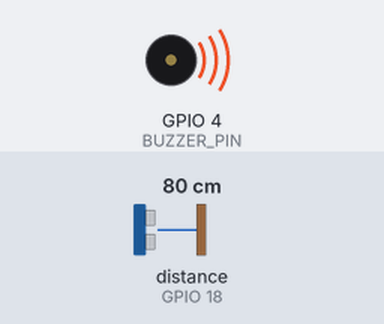
This sketch was run on a simulated ESP32. On the bench: buzzer (waves = sounding, pin HIGH). Wiring (inferred from the names in the program): ultrasonic range finder: trigger GPIO 5; echo GPIO 18. The test bench sets the inputs (shaded band); at power-on: distance to the obstacle (sensor on GPIO 18) 80 cm. The echo pulse lasts 58.3 µs per cm; WiFi joins after 1.5 s; servers stay silent unless stated; no MQTT or app messages arrive unless stated; pins used as bus, display or sensor lines are not drawn; what the sketch prints to the serial monitor is not drawn.

Above: at 2.7 s.
2.8 s: distance to the obstacle (sensor on GPIO 18) set to 2 cm
At 6.9 s:
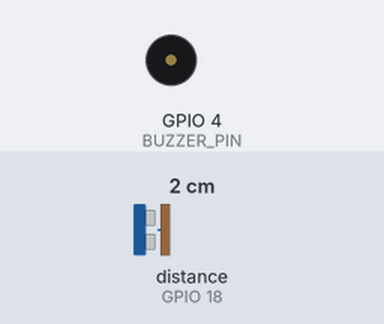
14.0 s: distance to the obstacle (sensor on GPIO 18) set to 27 cm
22.0 s: distance to the obstacle (sensor on GPIO 18) set to 33 cm
At 25.9 s:
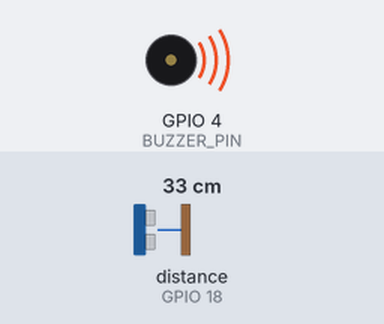
34.0 s: distance to the obstacle (sensor on GPIO 18) set to 4 cm
At 38.3 s:
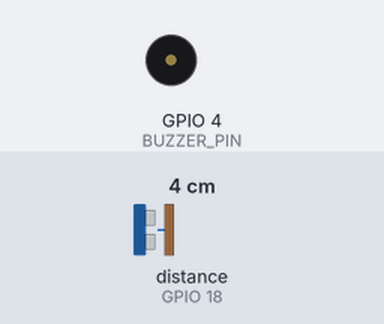
42.0 s: distance to the obstacle (sensor on GPIO 18) set to 35 cm
At 44.2 s:
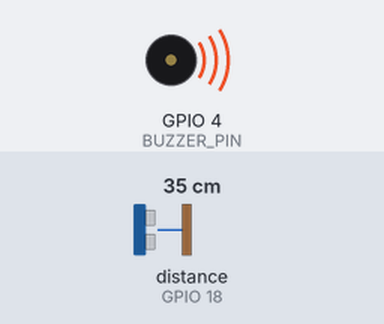
Timing chart, 0 to 53.1 s (numbered marks = the images above; inputs shaded):
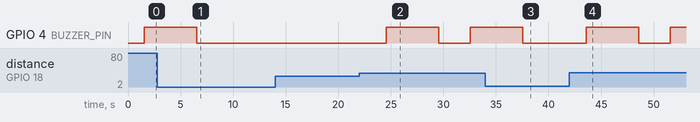

The sketch:

sensor_ultrassonico.ino
```cpp
#include <WiFi.h>
#include <PubSubClient.h>
#include <math.h>

// --- WIFI/MQTT ---
const char* ssid = "IFNMG-VISITANTES";
const char* password = "visitante";
const char* mqtt_server = "192.168.18.234";

// --- HC-SR04 ---
#define TRIG_PIN 5
#define ECHO_PIN 18

// --- BUZZER ---
#define BUZZER_PIN 4

// --- MQTT ---
WiFiClient espClient;
PubSubClient client(espClient);

void conectarWiFi() {
  Serial.print("Conectando-se ao WiFi ");
  Serial.println(ssid);

  WiFi.begin(ssid, password);
  while (WiFi.status() != WL_CONNECTED) {
    delay(500);
    Serial.print(".");
  }

  Serial.println("\nWiFi conectado!");
  Serial.print("IP: ");
  Serial.println(WiFi.localIP());
}

void conectarMQTT() {
  while (!client.connected()) {
    Serial.print("Conectando ao broker MQTT...");
    if (client.connect("ESP32_ULTRASONICO_BUZZ")) {
      Serial.println(" conectado!");
    } else {
      Serial.print(" falhou, rc=");
      Serial.print(client.state());
      Serial.println(" tentando novamente em 5s...");
      delay(5000);
    }
  }
}

// Retorna distância em cm (ou NAN se falhar)
float lerDistanciaCM() {
  digitalWrite(TRIG_PIN, LOW);
  delayMicroseconds(2);

  digitalWrite(TRIG_PIN, HIGH);
  delayMicroseconds(10);
  digitalWrite(TRIG_PIN, LOW);

  unsigned long duracao = pulseIn(ECHO_PIN, HIGH, 30000);
  if (duracao == 0) return NAN;

  return (duracao * 0.0343f) / 2.0f;
}

// Bip curto (evita ficar apitando contínuo)
void beepCurto() {
  digitalWrite(BUZZER_PIN, HIGH);
  delay(5000);
  digitalWrite(BUZZER_PIN, LOW);
}

void setup() {
  Serial.begin(115200);

  pinMode(TRIG_PIN, OUTPUT);
  pinMode(ECHO_PIN, INPUT);

  pinMode(BUZZER_PIN, OUTPUT);
  digitalWrite(BUZZER_PIN, LOW);

  conectarWiFi();
  client.setServer(mqtt_server, 1883);
}

void loop() {
  if (!client.connected()) {
    conectarMQTT();
  }
  client.loop();

  float d = lerDistanciaCM();
  if (isnan(d)) {
    Serial.println("Falha ao ler o ultrassonico (timeout)!");
    digitalWrite(BUZZER_PIN, LOW);
    delay(1000);
    return;
  }

  // Alerta: entre 100cm e 150cm
  bool alerta = (d >= 30.0 && d <= 100.0);

  // Serial
  Serial.print("Distancia: ");
  Serial.print(d, 1);
  Serial.print(" cm | Alerta: ");
  Serial.println(alerta ? "SIM" : "NAO");

  // Buzzer
  if (alerta) {
    beepCurto();
  } else {
    digitalWrite(BUZZER_PIN, LOW);
  }

  // MQTT
  char payload[120];
  snprintf(payload, sizeof(payload),
           "{\"distancia_cm\":%.1f,\"alerta\":%s}",
           d, alerta ? "true" : "false");

  client.publish("lab/03/ultrasonico", payload);

  delay(3000);
}
```

Measured:
- the behaviour switches between 30 and 31 cm on distance to the obstacle (sensor on GPIO 18) (found by bisection; images 1 and 2)
- after the input at 2.8 s, GPIO 4 (BUZZER_PIN): goes on until 6.6 s, then stays LOW
- after the input at 14.0 s, every drawn part: stays the same
- after the input at 22.0 s, GPIO 4 (BUZZER_PIN): LOW → HIGH after 2.6 s, → LOW 5.0 s later, → HIGH 3.0 s later
- after the input at 34.0 s, GPIO 4 (BUZZER_PIN): goes on until 37.6 s, then stays LOW
- after the input at 42.0 s, GPIO 4 (BUZZER_PIN): LOW → HIGH after 1.6 s, → LOW 5.0 s later, → HIGH 3.0 s later
